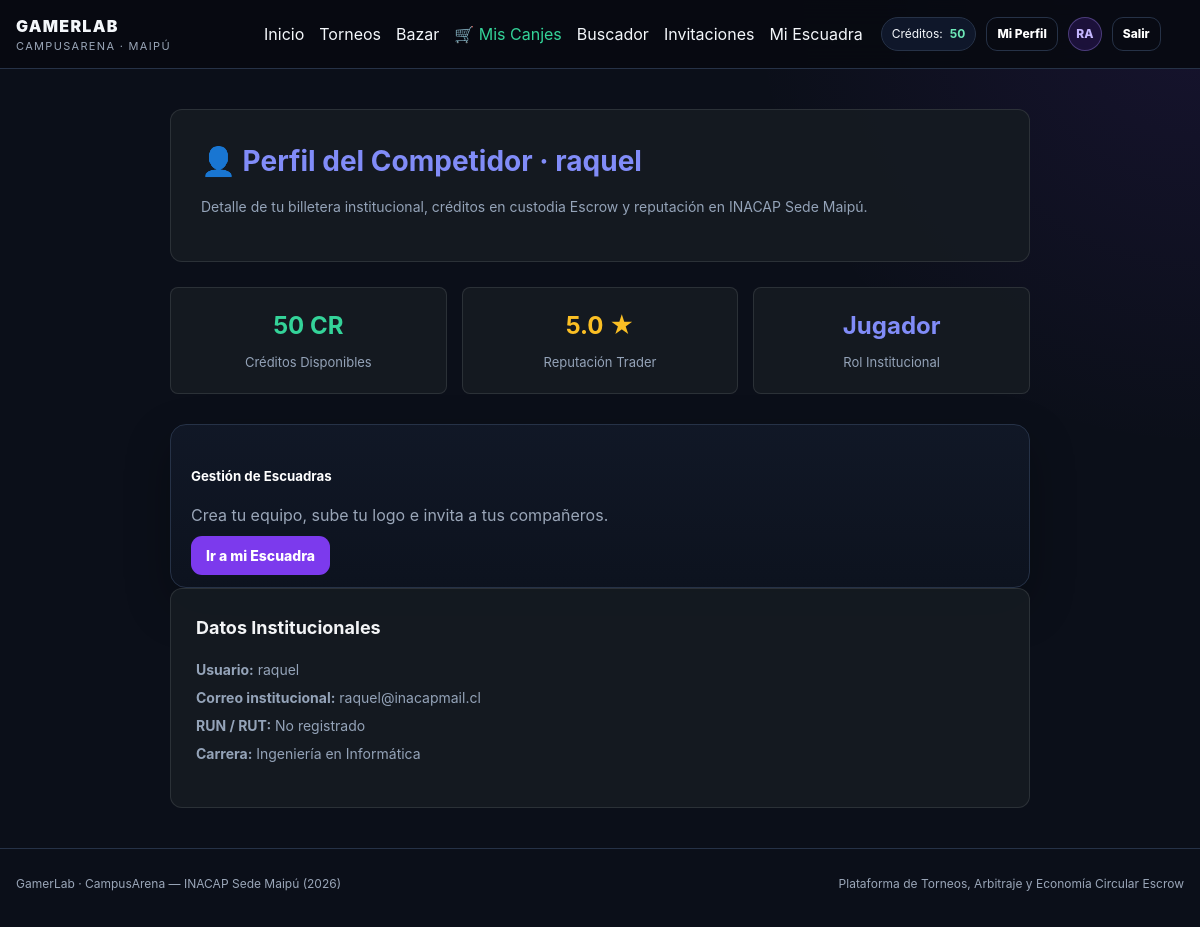
The app's page /cuentas/perfil/ (signed in) with its own data.
### cuentas/models.py (models this page shows, shortened)
class Usuario(AbstractUser):
    ROLES = (
        ('Jugador', 'Jugador / Estudiante'),
        ('Administrador', 'Administrador de Sede'),
        ('DAE', 'DAE / Curricular (Gestión de Premios)'),
    )
    rol = models.CharField(max_length=20, choices=ROLES, default='Jugador')
    run = models.CharField(max_length=12, unique=True, null=True, blank=True)
    carrera = models.ForeignKey(Carrera, on_delete=models.SET_NULL, null=True, blank=True)
    saldo_creditos = models.DecimalField(max_digits=10, decimal_places=2, default=50.00)
    gamertag = models.CharField(max_length=50, blank=True, null=True)
    juego_favorito = models.CharField(max_length=100, blank=True, null=True)
    rango = models.CharField(max_length=50, blank=True, null=True)
    groups = models.ManyToManyField(
        'auth.Group',
        related_name='usuario_groups',
        blank=True,
        help_text='The groups this user belongs to.',
        verbose_name='groups',
    )
    user_permissions = models.ManyToManyField(
        'auth.Permission',
        related_name='usuario_user_permissions',
        blank=True,
        help_text='Specific permissions for this user.',
        verbose_name='user permissions',
    )

class Carrera(models.Model):
    nombre = models.CharField(max_length=150, unique=True)

### cuentas/views.py (the view)
# urls.py: path('perfil/', perfil_billetera_view, name='perfil_billetera'),
@login_required
def perfil_billetera_view(request):
    contexto = {
        'usuario': request.user,
    }
    return render(request, 'perfil.html', contexto)

### templates/perfil.html (shortened to what this page needs)
{% extends 'base.html' %}
{% block content %}
<main style="padding: 40px 20px; max-width: 900px; margin: 0 auto; color: #fff;">
    <div style="background: rgba(22, 27, 34, 0.9); padding: 30px; border-radius: 12px; border: 1px solid rgba(255,255,255,0.1); margin-bottom: 25px;">
        <h2 style="color: #818cf8; margin-bottom: 10px;">👤 Perfil del Competidor · {{ user.username }}</h2>
        <p style="color: #94a3b8; font-size: 14px;">Detalle de tu billetera institucional, créditos en custodia Escrow y reputación en INACAP Sede Maipú.</p>
    </div>
    <div style="display: grid; grid-template-columns: repeat(auto-fit, minmax(200px, 1fr)); gap: 15px; margin-bottom: 30px;">
        <div style="background: rgba(22, 27, 34, 0.9); padding: 20px; border-radius: 8px; border: 1px solid rgba(255,255,255,0.1); text-align: center;">
            <strong style="font-size: 24px; color: #34d399; display: block; margin-bottom: 5px;">{{ user.saldo_creditos|floatformat:0 }} CR</strong>
            <span style="color: #94a3b8; font-size: 13px;">Créditos Disponibles</span>
        </div>
        <div style="background: rgba(22, 27, 34, 0.9); padding: 20px; border-radius: 8px; border: 1px solid rgba(255,255,255,0.1); text-align: center;">
            <strong style="font-size: 24px; color: #fbbf24; display: block; margin-bottom: 5px;">{{ user.reputacion|default:"5.0" }} ★</strong>
            <span style="color: #94a3b8; font-size: 13px;">Reputación Trader</span>
        </div>
        <div style="background: rgba(22, 27, 34, 0.9); padding: 20px; border-radius: 8px; border: 1px solid rgba(255,255,255,0.1); text-align: center;">
            <strong style="font-size: 24px; color: #818cf8; display: block; margin-bottom: 5px;">{{ user.rol|default:"Jugador" }}</strong>
            <span style="color: #94a3b8; font-size: 13px;">Rol Institucional</span>
        </div>
    </div>
<div class="col-md-4 mb-3">
    <div class="card shadow-sm h-100">
        <div class="card-body text-center">
            <h5 class="card-title">Gestión de Escuadras</h5>
            <p class="card-text text-muted">Crea tu equipo, sube tu logo e invita a tus compañeros.</p>
            <a href="{% url 'gestionar_escuadra' %}" class="btn btn-primary">Ir a mi Escuadra</a>
        </div>
    </div>
</div>
    <div style="background: rgba(22, 27, 34, 0.9); padding: 25px; border-radius: 12px; border: 1px solid rgba(255,255,255,0.1);">
        <h3 style="font-size: 18px; margin-bottom: 15px; color: #f3f4f6;">Datos Institucionales</h3>
        <ul style="list-style: none; padding: 0; color: #94a3b8; font-size: 14px; line-height: 2;">
            <li><strong>Usuario:</strong> {{ user.username }}</li>
            <li><strong>Correo institucional:</strong> {{ user.email }}</li>
            <li><strong>RUN / RUT:</strong> {{ user.run_identificador|default:"No registrado" }}</li>
            <li><strong>Carrera:</strong> {{ user.carrera.nombre|default:"Ingeniería en Informática" }}</li>
        </ul>
    </div>
</main>
{% endblock %}

### templates/base.html (shortened to what this page needs)
{% load static %}
<!doctype html>
<html lang="es">
<head>
  <link rel="stylesheet" href="{% static 'css/styles.css' %}">
</head>
<body>
  <header class="site-header">
    <div class="container navbar">
      <a class="brand" href="{% url 'home' %}">
        <div>
          <span class="brand-title">GAMERLAB</span>
          <span class="brand-sub">CampusArena · Maipú</span>
        </div>
      </a>
      <nav style="display: flex; align-items: center; gap: 15px; flex-wrap: wrap;">
        <a href="{% url 'home' %}">Inicio</a>
        <a href="{% url 'lista_torneos' %}">Torneos</a>
        <a href="{% url 'bazar_catalogo' %}">Bazar</a>
        <a href="{% url 'mis_canjes' %}" style="color: #34d399;">🛒 Mis Canjes</a>
        <a href="{% url 'buscar_jugadores' %}">Buscador</a>
        <a href="{% url 'mis_invitaciones' %}">Invitaciones</a>
        <a href="{% url 'gestionar_escuadra' %}">Mi Escuadra</a>
      </nav>
      <div class="user-zone">
        {% if user.is_authenticated %}
          <div class="credit-pill">
            <span>Créditos:</span>
            <strong>{{ user.saldo_creditos|floatformat:0 }}</strong>
          </div>
          <a class="btn btn-sm btn-ghost" href="{% url 'perfil_billetera' %}" title="Ver mi perfil y billetera">Mi Perfil</a>
          <div class="avatar" title="{{ user.username }} ({{ user.rol }})">
            {{ user.username|slice:":2"|upper }}
          </div>
          <a class="btn btn-sm btn-ghost" href="{% url 'logout' %}">Salir</a>
        {% else %}
          <a class="btn btn-sm" href="{% url 'login' %}">Ingresar</a>
          <a class="btn btn-sm btn-primary" href="{% url 'registro' %}">Registro</a>
        {% endif %}
      </div>
    </div>
  </header>
  {% block content %}
  {% endblock %}
  <footer class="site-footer">
    <div class="container footer-row">
      <span>GamerLab · CampusArena — INACAP Sede Maipú (2026)</span>
      <span>Plataforma de Torneos, Arbitraje y Economía Circular Escrow</span>
    </div>
  </footer>
</body>
</html>

### static/css/styles.css (style rules this page uses)
:root { --bg: #0b0f19; --surface: #111827; --surface-2: #0f172a; --surface-3: #151d2f; --border: #263247; --text: #f4f7fb; --muted: #9aa6b8; --primary: #7c3aed; --primary-2: #a78bfa; --success: #10b981; --warning: #f59e0b; --danger: #ef4444; --info: #38bdf8; --radius: 16px; --shadow: 0 18px 45px rgba(0, 0, 0, .28); }
* { box-sizing: border-box; }
html { scroll-behavior: smooth; }
body { margin: 0; min-height: 100vh; background: radial-gradient(circle at top right, rgba(124, 58, 237, .10), transparent 28rem), var(--bg); color: var(--text); font-family: Inter, ui-sans-serif, system-ui, -apple-system, BlinkMacSystemFont, "Segoe UI", sans-serif; line-height: 1.5; }
a { color: inherit; text-decoration: none; }
.container { width: min(1180px, calc(100% - 32px)); margin: 0 auto; }
.site-header { position: sticky; top: 0; z-index: 50; background: rgba(7, 10, 17, .88); backdrop-filter: blur(14px); border-bottom: 1px solid var(--border); }
.navbar { min-height: 68px; display: flex; align-items: center; gap: 18px; }
.brand { display: flex; align-items: center; gap: 12px; min-width: 230px; }
.brand-title { font-weight: 900; letter-spacing: .08em; }
.brand-sub { display: block; color: var(--muted); font-size: 11px; letter-spacing: .12em; text-transform: uppercase; }
.user-zone { display: flex; gap: 10px; align-items: center; }
.credit-pill { display: flex; gap: 7px; align-items: center; background: #0f172a; border: 1px solid var(--border); padding: 7px 10px; border-radius: 999px; font-size: 12px; }
.credit-pill strong { color: #6ee7b7; }
.avatar { width: 34px; height: 34px; display: grid; place-items: center; border-radius: 50%; background: rgba(124, 58, 237, .18); border: 1px solid rgba(167, 139, 250, .35); color: #c4b5fd; font-weight: 800; font-size: 12px; }
main { padding: 34px 0 64px; }
h2 { margin: 0; font-size: 28px; }
h3 { margin: 0; }
.btn { border: 1px solid var(--border); background: #171f31; color: white; padding: 10px 14px; border-radius: 11px; font-weight: 800; font-size: 14px; transition: .18s ease; }
.btn-primary { background: var(--primary); border-color: transparent; }
.btn-ghost { background: transparent; }
.btn-sm { padding: 7px 10px; font-size: 12px; }
.card { background: linear-gradient(180deg, rgba(17, 24, 39, .98), rgba(13, 19, 31, .98)); border: 1px solid var(--border); border-radius: var(--radius); padding: 20px; box-shadow: var(--shadow); }
.card-title { display: flex; align-items: center; justify-content: space-between; gap: 10px; margin-bottom: 12px; }
.card p { color: var(--muted); }
.site-footer { border-top: 1px solid var(--border); color: var(--muted); padding: 26px 0 34px; font-size: 12px; }
.footer-row { display: flex; justify-content: space-between; gap: 20px; flex-wrap: wrap; }

### records on screen
Usuario: saldo_creditos "50", username "RA", username "raquel", rol "Jugador", email "raquel@inacapmail.cl", carrera.nombre "Ingeniería en Informática"

### other values on screen
{{ user.reputacion|default:"5.0" }} "5.0"
{{ user.run_identificador|default:"No registrado" }} "No registrado"
